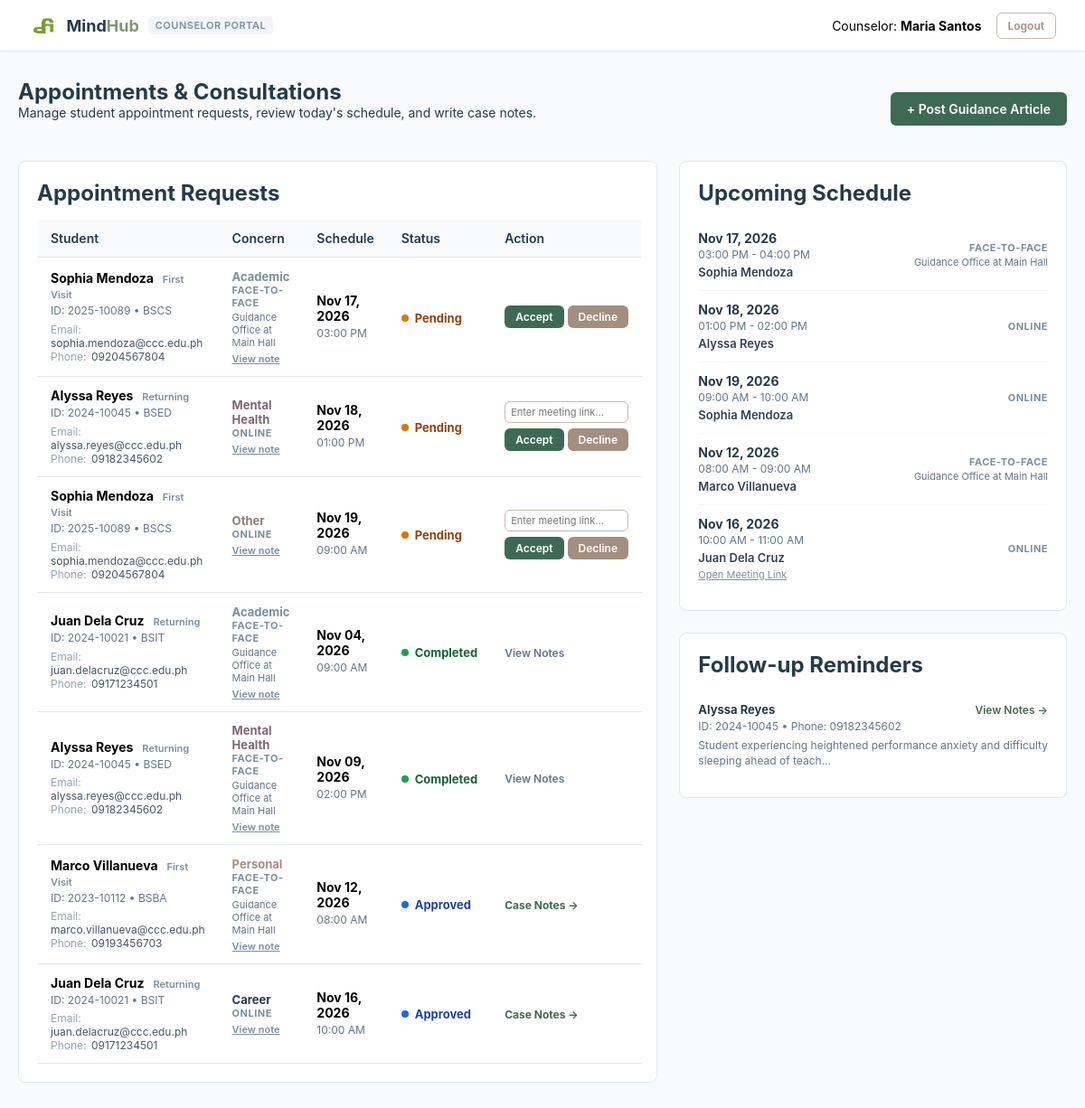
The app's page /counselors/dashboard.php (signed in) with its own data.
### tables this page shows
create table appointments (
  appointment_id int auto_increment primary key,
  student_id int not null,
  counselor_id int default null,
  appointment_date date not null,
  start_time time not null,
  end_time time not null,
  nature_of_concern enum("Academic", "Personal", "Career", "Mental Health", "Other") not null,
  consultation_mode enum("Face-to-Face", "Online") not null default "Face-to-Face",
  meeting_link varchar(255) default null,
  status enum("pending", "approved", "rejected", "completed", "cancelled") default "pending",
  student_notes text default null,
  created_at timestamp default current_timestamp,
  foreign key (student_id) references users(user_id),
  foreign key (counselor_id) references users(user_id)
);

create table users (
  user_id int auto_increment primary key,
  id_number varchar(20) not null unique,
  first_name varchar(50) not null,
  last_name varchar(50) not null,
  email varchar(100) not null unique,
  password_hash varchar(255) not null,
  role enum("student", "counselor", "admin") not null default "student",
  department_or_program varchar(50) default null,
  contact_number varchar(15) default null,
  created_at timestamp default current_timestamp
);

create table counseling_notes (
  note_id int auto_increment primary key,
  appointment_id int not null unique,
  counselor_id int not null,
  case_summary text not null,
  action_taken text default null,
  follow_up_needed tinyint(1) default 0,
  updated_at timestamp default current_timestamp on update current_timestamp,
  foreign key (appointment_id) references appointments(appointment_id),
  foreign key (counselor_id) references users(user_id)
);

### counselors/dashboard.php (the view, shortened to what this page needs)
<?php
require_once __DIR__ . '/../config/db.php';
$counselor_id = $_SESSION['user_id'];
$stmt = $pdo->query("
    select
        a.appointment_id,
        a.appointment_date,
        a.start_time,
        a.end_time,
        a.nature_of_concern,
        a.consultation_mode,
        a.status,
        a.student_notes,
        a.meeting_link,
        u.user_id as student_user_id,
        u.first_name,
        u.last_name,
        u.id_number,
        u.email,
        u.contact_number,
        u.department_or_program,
        (select count(*) from appointments a2 where a2.student_id = a.student_id and a2.status = 'completed') as visit_count
    from appointments a
    join users u on a.student_id = u.user_id
    order by
        case when a.status = 'pending' then 1 else 2 end,
        a.appointment_date asc,
        a.start_time asc
");
$appointments = $stmt->fetchAll();
$watchlistStmt = $pdo->prepare("
    select
        cn.note_id,
        cn.case_summary,
        cn.updated_at,
        a.appointment_id,
        u.first_name,
        u.last_name,
        u.id_number,
        u.contact_number
    from counseling_notes cn
    join appointments a on cn.appointment_id = a.appointment_id
    join users u on a.student_id = u.user_id
    where cn.follow_up_needed = 1 and cn.counselor_id = ?
    order by cn.updated_at desc
");
$watchlistStmt->execute([$counselor_id]);
$followupWatchlist = $watchlistStmt->fetchAll();
?>
<!DOCTYPE html>
<html lang="en">
<head>
    <link rel="stylesheet" href="../assets/css/style.css">
</head>
<body class="dashboard-body">
    <nav class="navbar">
        <a href="dashboard.php" class="brand">
            <img src="../assets/images/logo.png" alt="MindHub Logo">
            <span>Mind<span class="hub-accent">Hub</span></span>
            <span class="brand-badge">Counselor Portal</span>
        </a>
        <div class="user-info">
            <span>Counselor: <strong><?= htmlspecialchars($_SESSION['name'] ?? 'Staff') ?></strong></span>
            <a href="../logout.php" class="btn-logout">Logout</a>
        </div>
    </nav>
    <div class="dashboard-container">
        <div class="welcome-header">
            <div>
                <h1>Appointments & Consultations</h1>
                <p>Manage student appointment requests, review today's schedule, and write case notes.</p>
            </div>
            <a href="add-resource.php" class="btn-book">+ Post Guidance Article</a>
        </div>
        <div class="split-layout">
            <div class="table-container">
                <h2>Appointment Requests</h2>
                <?php if (empty($appointments)): ?>
                    <div class="empty-state">
                        <p>No appointment records found.</p>
                    </div>
                <?php else: ?>
                    <table>
                        <thead>
                            <tr>
                                <th>Student</th>
                                <th>Concern</th>
                                <th>Schedule</th>
                                <th>Status</th>
                                <th>Action</th>
                            </tr>
                        </thead>
                        <tbody>
                            <?php foreach ($appointments as $row): ?>
                                <tr>
                                    <td>
                                        <strong><?= htmlspecialchars($row['first_name'] . ' ' . $row['last_name']) ?></strong>
                                        <?php if ($row['visit_count'] == 0): ?>
                                            <span class="visit-flag">First Visit</span>
                                        <?php else: ?>
                                            <span class="visit-flag">Returning</span>
                                        <?php endif; ?>
                                        <div class="student-meta">
                                            ID: <?= htmlspecialchars($row['id_number']) ?> &bull; <?= htmlspecialchars($row['department_or_program'] ?? 'General') ?>
                                        </div>
                                        <div class="student-contact">
                                            <span>Email:</span> <?= htmlspecialchars($row['email']) ?>
                                            <?php if (!empty($row['contact_number'])): ?>
                                                <br><span>Phone:</span> <?= htmlspecialchars($row['contact_number']) ?>
                                            <?php endif; ?>
                                        </div>
                                    </td>
                                    <td>
                                        <?php $concernClass = 'concern-' . str_replace(' ', '', $row['nature_of_concern']); ?>
                                        <span class="concern-text <?= $concernClass ?>">
                                            <?= htmlspecialchars($row['nature_of_concern']) ?>
                                        </span>
                                        <div class="mode-text"><?= htmlspecialchars($row['consultation_mode']) ?></div>
                                        <?php if ($row['consultation_mode'] === 'Face-to-Face'): ?>
                                            <div style="font-size: 11px; color: #64748b; margin-top: 2px;">
                                                Guidance Office at Main Hall
                                            </div>
                                        <?php endif; ?>
                                        <?php if (!empty($row['student_notes'])): ?>
                                            <div>
                                                <button type="button" class="note-view-link"
                                                        data-name="<?= htmlspecialchars($row['first_name'] . ' ' . $row['last_name']) ?>"
                                                        data-note="<?= htmlspecialchars($row['student_notes']) ?>"
                                                        onclick="openNoteModal(this)">
                                                    View note
                                                </button>
                                            </div>
                                        <?php endif; ?>
                                    </td>
                                    <td>
                                        <strong><?= date('M d, Y', strtotime($row['appointment_date'])) ?></strong>
                                        <div class="student-meta"><?= date('h:i A', strtotime($row['start_time'])) ?></div>
                                    </td>
                                    <td>
                                        <span class="status-indicator status-<?= htmlspecialchars($row['status']) ?>">
                                            <span class="status-dot"></span>
                                            <?= htmlspecialchars($row['status']) ?>
                                        </span>
                                    </td>
                                    <td>
                                        <?php if ($row['status'] === 'pending'): ?>
                                            <form method="POST">
                                                <?php if ($row['consultation_mode'] === 'Online'): ?>
                                                    <input type="text" name="meeting_link" placeholder="Enter meeting link..." style="font-size:11px; padding:4px 6px; margin-bottom:6px; width:100%;">
                                                <?php endif; ?>
                                                <div style="display:flex; gap:4px;">
                                                    <button type="submit" name="action" value="approved" class="action-btn btn-approve">Accept</button>
                                                    <button type="submit" name="action" value="rejected" class="action-btn btn-reject">Decline</button>
                                                </div>
                                            </form>
                                        <?php elseif ($row['status'] === 'approved'): ?>
                                            <a href="session-notes.php?appointment_id=<?= $row['appointment_id'] ?>" style="font-size:12px; color:var(--matcha-dark); text-decoration:none; font-weight:700;">
                                                Case Notes &rarr;
                                            </a>
                                        <?php elseif ($row['status'] === 'completed'): ?>
                                            <a href="session-notes.php?appointment_id=<?= $row['appointment_id'] ?>" style="color:#64748b; font-size:12px; text-decoration:none; font-weight:600;">
                                                View Notes
                                            </a>
                                        <?php else: ?>
                                            <span style="color:#94a3b8; font-size:12px;">Declined</span>
                                        <?php endif; ?>
                                    </td>
                                </tr>
                            <?php endforeach; ?>
                        </tbody>
                    </table>
                <?php endif; ?>
            </div>
            <div>
                <div class="table-container" style="margin-bottom: 24px;">
                    <h2>Upcoming Schedule</h2>
                    <?php
                    $upcoming = array_filter($appointments, function($a) {
                        return in_array($a['status'], ['approved', 'pending']);
                    });
                    ?>
                    <?php if (empty($upcoming)): ?>
                        <div class="empty-state">
                            <p>No upcoming consultations scheduled.</p>
                        </div>
                    <?php else: ?>
                        <?php foreach ($upcoming as $item): ?>
                            <div class="schedule-row">
                                <div>
                                    <div class="schedule-date"><?= date('M d, Y', strtotime($item['appointment_date'])) ?></div>
                                    <div class="schedule-time"><?= date('h:i A', strtotime($item['start_time'])) ?> - <?= date('h:i A', strtotime($item['end_time'])) ?></div>
                                    <div class="schedule-student"><?= htmlspecialchars($item['first_name'] . ' ' . $item['last_name']) ?></div>
                                    <?php if (!empty($item['meeting_link'])): ?>
                                        <?php
                                            $counselor_link = (string)$item['meeting_link'];
                                            $clean_counselor_url = (strpos($counselor_link, 'http://') === 0 || strpos($counselor_link, 'https://') === 0) ? $counselor_link : 'https://' . $counselor_link;
                                        ?>
                                        <div style="margin-top: 4px; font-size: 11px;">
                                            <a href="<?= htmlspecialchars($clean_counselor_url) ?>" target="_blank" style="color: var(--palette-blue); text-decoration: underline;">Open Meeting Link</a>
                                        </div>
                                    <?php endif; ?>
                                </div>
                                <div style="text-align: right;">
                                    <div class="mode-text"><?= htmlspecialchars($item['consultation_mode']) ?></div>
                                    <?php if ($item['consultation_mode'] === 'Face-to-Face'): ?>
                                        <div style="font-size: 11px; color: #64748b; margin-top: 2px;">
                                            Guidance Office at Main Hall
                                        </div>
                                    <?php endif; ?>
                                </div>
                            </div>
                        <?php endforeach; ?>
                    <?php endif; ?>
                </div>
                <div class="table-container">
                    <h2>Follow-up Reminders</h2>
                    <?php if (empty($followupWatchlist)): ?>
                        <div class="empty-state">
                            <p>No students flagged for follow-up.</p>
                        </div>
                    <?php else: ?>
                        <?php foreach ($followupWatchlist as $case): ?>
                            <div class="followup-card">
                                <div class="followup-header">
                                    <div class="followup-name"><?= htmlspecialchars($case['first_name'] . ' ' . $case['last_name']) ?></div>
                                    <a href="session-notes.php?appointment_id=<?= $case['appointment_id'] ?>" class="followup-link">View Notes &rarr;</a>
                                </div>
                                <div class="student-meta">
                                    ID: <?= htmlspecialchars($case['id_number']) ?>
                                    <?php if (!empty($case['contact_number'])): ?>
                                        &bull; Phone: <?= htmlspecialchars($case['contact_number']) ?>
                                    <?php endif; ?>
                                </div>
                                <div class="followup-summary">
                                    <?= htmlspecialchars(substr($case['case_summary'], 0, 90)) ?>...
                                </div>
                            </div>
                        <?php endforeach; ?>
                    <?php endif; ?>
                </div>
            </div>
        </div>
    </div>
</body>
</html>

### records on screen
appointments: student.last_name "Sophia Mendoza", shows "First Visit", student.id_number "2025-10089", student.department_or_program "BSCS", student.email "sophia.mendoza@ccc.edu.ph", student.contact_number "09204567804", nature_of_concern "Academic", consultation_mode "FACE-TO-FACE", shows "Guidance Office at Main Hall", appointment_date "Nov 17, 2026", start_time "03:00 PM", status "Pending", end_time "04:00 PM"
appointments: student.last_name "Alyssa Reyes", shows "Returning", student.id_number "2024-10045", student.department_or_program "BSED", student.email "alyssa.reyes@ccc.edu.ph", student.contact_number "09182345602", nature_of_concern "Mental Health", consultation_mode "ONLINE", appointment_date "Nov 18, 2026", start_time "01:00 PM", status "Pending", end_time "02:00 PM"
appointments: student.last_name "Sophia Mendoza", shows "First Visit", student.id_number "2025-10089", student.department_or_program "BSCS", student.email "sophia.mendoza@ccc.edu.ph", student.contact_number "09204567804", nature_of_concern "Other", consultation_mode "ONLINE", appointment_date "Nov 19, 2026", start_time "09:00 AM", status "Pending", end_time "10:00 AM"
appointments: student.last_name "Juan Dela Cruz", shows "Returning", student.id_number "2024-10021", student.department_or_program "BSIT", student.email "juan.delacruz@ccc.edu.ph", student.contact_number "09171234501", nature_of_concern "Academic", consultation_mode "FACE-TO-FACE", shows "Guidance Office at Main Hall", appointment_date "Nov 04, 2026", start_time "09:00 AM", status "Completed"
appointments: student.last_name "Alyssa Reyes", shows "Returning", student.id_number "2024-10045", student.department_or_program "BSED", student.email "alyssa.reyes@ccc.edu.ph", student.contact_number "09182345602", nature_of_concern "Mental Health", consultation_mode "FACE-TO-FACE", shows "Guidance Office at Main Hall", appointment_date "Nov 09, 2026", start_time "02:00 PM", status "Completed"
appointments: student.last_name "Marco Villanueva", shows "First Visit", student.id_number "2023-10112", student.department_or_program "BSBA", student.email "marco.villanueva@ccc.edu.ph", student.contact_number "09193456703", nature_of_concern "Personal", consultation_mode "FACE-TO-FACE", shows "Guidance Office at Main Hall", appointment_date "Nov 12, 2026", start_time "08:00 AM", status "Approved", end_time "09:00 AM"
appointments: student.last_name "Juan Dela Cruz", shows "Returning", student.id_number "2024-10021", student.department_or_program "BSIT", student.email "juan.delacruz@ccc.edu.ph", student.contact_number "09171234501", nature_of_concern "Career", consultation_mode "ONLINE", appointment_date "Nov 16, 2026", start_time "10:00 AM", status "Approved", end_time "11:00 AM"
counseling_notes: users.first_name+last_name "Alyssa Reyes", users.id_number "2024-10045", users.contact_number "09182345602", case_summary "Student experiencing heightened performance anxiety and difficulty sleeping ahead of teach"

### other values on screen
$_SESSION['name'] "Maria Santos"
